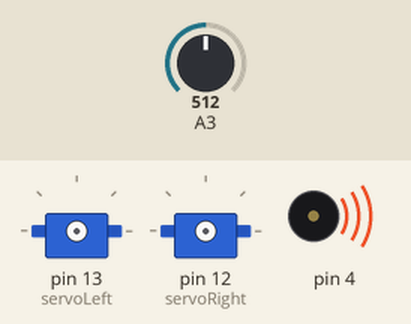
The sketch below on a simulated Arduino Uno, built with avr-gcc and run on an emulated ATmega328P. Shown: 2 × servo, buzzer (waves = sounding). Inputs (shaded band) come from the test bench; at power-on: A3 = 512. What the sketch prints to the serial monitor is not drawn.

Above: at 0.1 s.
At 1.1 s:
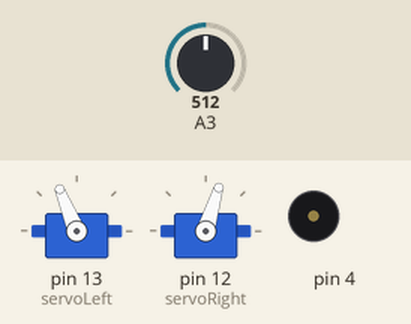
Timing chart, 0 to 2.6 s (numbered marks = the images above):
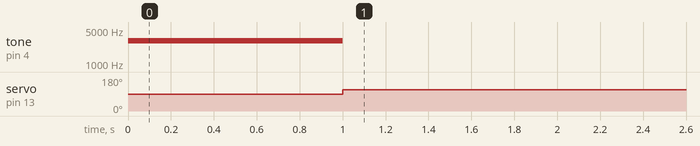

Measured:
- by itself, servo on pin 13 (servoLeft): 90° → 112° at 1.0 s

The sketch:

escape_corner.ino
```cpp
#include <Servo.h>             // Include servo library
Servo servoLeft;              // Declare left and right servos
Servo servoRight;
void setup()                  // Built-in initialization block
{ Serial.begin(9600);
  tone(4, 3000, 1000);           // Play tone for 1 second
  delay(1000);                   // Delay to finish tone
  servoLeft.attach(13);         // Attach left signal to pin 13
  servoRight.attach(12);       // Attach right signal to pin 12
  servoLeft.writeMicroseconds(1700);    // Full speed forward
  servoRight.writeMicroseconds(1300);  }
void loop()                    // Main loop auto-repeats
{
  Serial.print("A3 = ");
  Serial.print(volts(A3));
  Serial.println(" volots");
  if(volts(A3) > 0.7)           // If A3 voltage greater than 3.5
  { servoLeft.detach();          // Stop servo signals
    servoRight.detach();    }
}
float volts(int adPin) // Measures volts at adPin, Returns floating point voltage
{  return float(analogRead(adPin)) * 5.0 / 1023.0;  }
```
